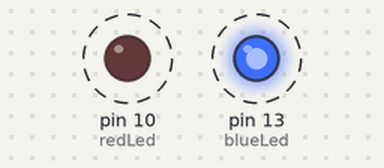
Bench run of a sketch on a simulated Arduino Uno, built with avr-gcc and run on an emulated ATmega328P. On the bench: output pins drawn as LEDs (lit = HIGH). Dashed ring = blinking.

Above: at 0.5 s.
Timing chart, 0 to 4.6 s (numbered marks = the images above):
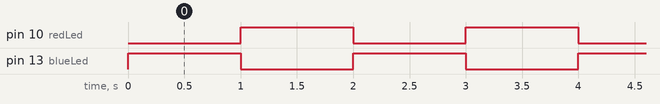

Measured:
- by itself, pin 10 (redLed), pin 13 (blueLed): alternates HIGH for 1.0 s and LOW for 1.0 s

The sketch:

3_Two_LEDs.ino
```cpp
int blueLed = 13;
int redLed = 10;

void setup() {
  pinMode(blueLed, OUTPUT);
  pinMode(redLed, OUTPUT);
}

void loop() {
  digitalWrite(blueLed, HIGH);
  digitalWrite(redLed, LOW);
  delay(1000);

  digitalWrite(blueLed, LOW);
  digitalWrite(redLed, HIGH);
  delay(1000);
}
```
